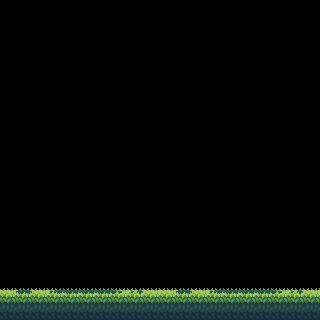

The image is a tile-based game level rendered from a .tmx file. Its description and source (layers, tilesets, objects; grid data summarised) follow:
An orthogonal 20x20 tile map with 16x16 px tiles, 1 tile layer (background) and 1 object.

<map version="1.2" tiledversion="1.2.3" orientation="orthogonal" renderorder="right-down" width="20" height="20" tilewidth="16" tileheight="16" infinite="0" nextlayerid="4" nextobjectid="7">
 <tileset firstgid="1" name="jungleSheet" tilewidth="16" tileheight="16" tilecount="741" columns="39">
  <image source="jungleSheet.png" width="624" height="304" />
 </tileset>
 <layer id="1" name="background" width="20" height="20">
  <data>[400 cells, 40 non-empty, 20 distinct tile ids]</data>
 </layer>
 <objectgroup id="3" name="start" width="20" height="20">
  <object id="6" x="48" y="288" width="20" height="20">
   <point />
  </object>
 </objectgroup>
</map>
